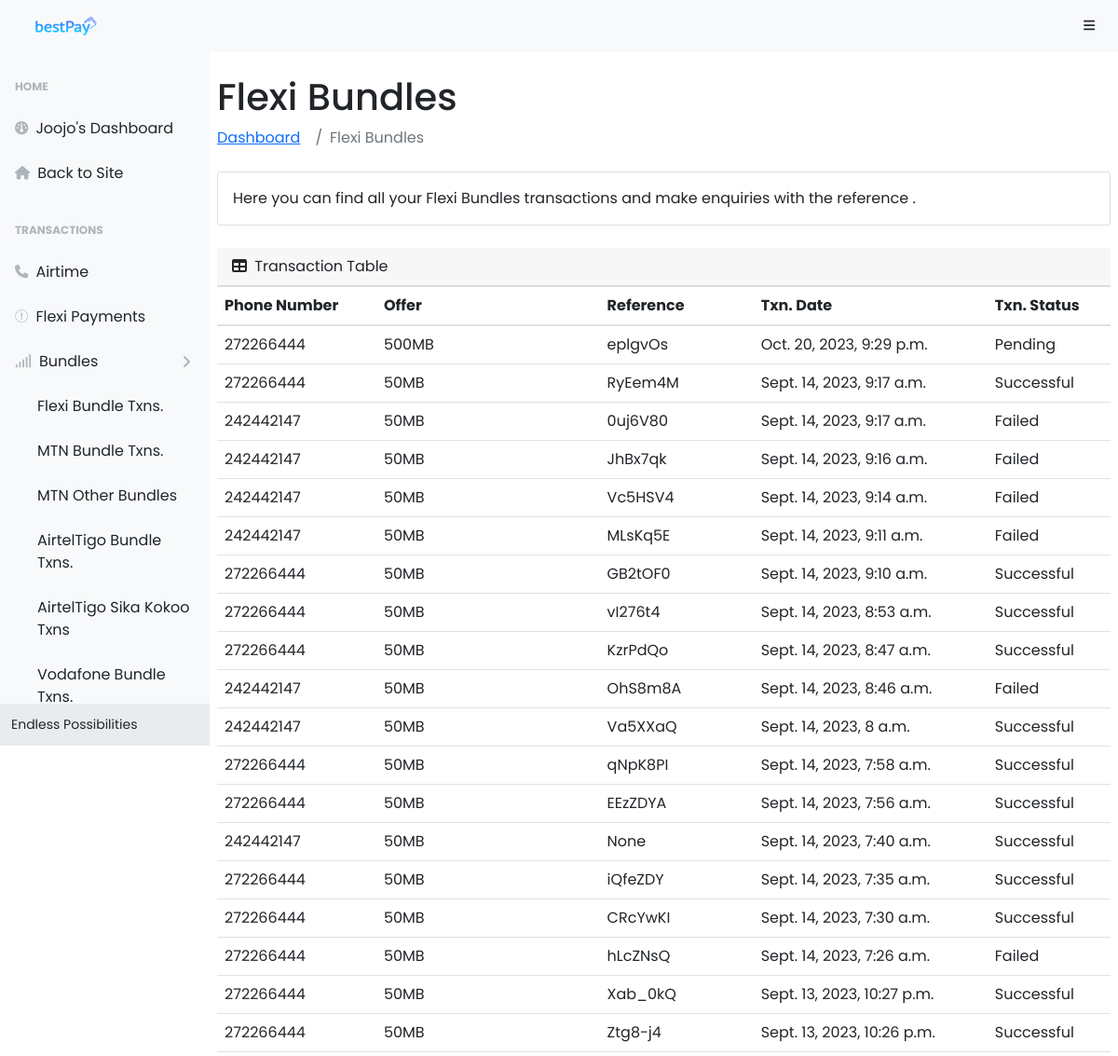
Page /dashboard/txn_table/ishare_bundles/ (signed in, upper part) on the earlier database version.
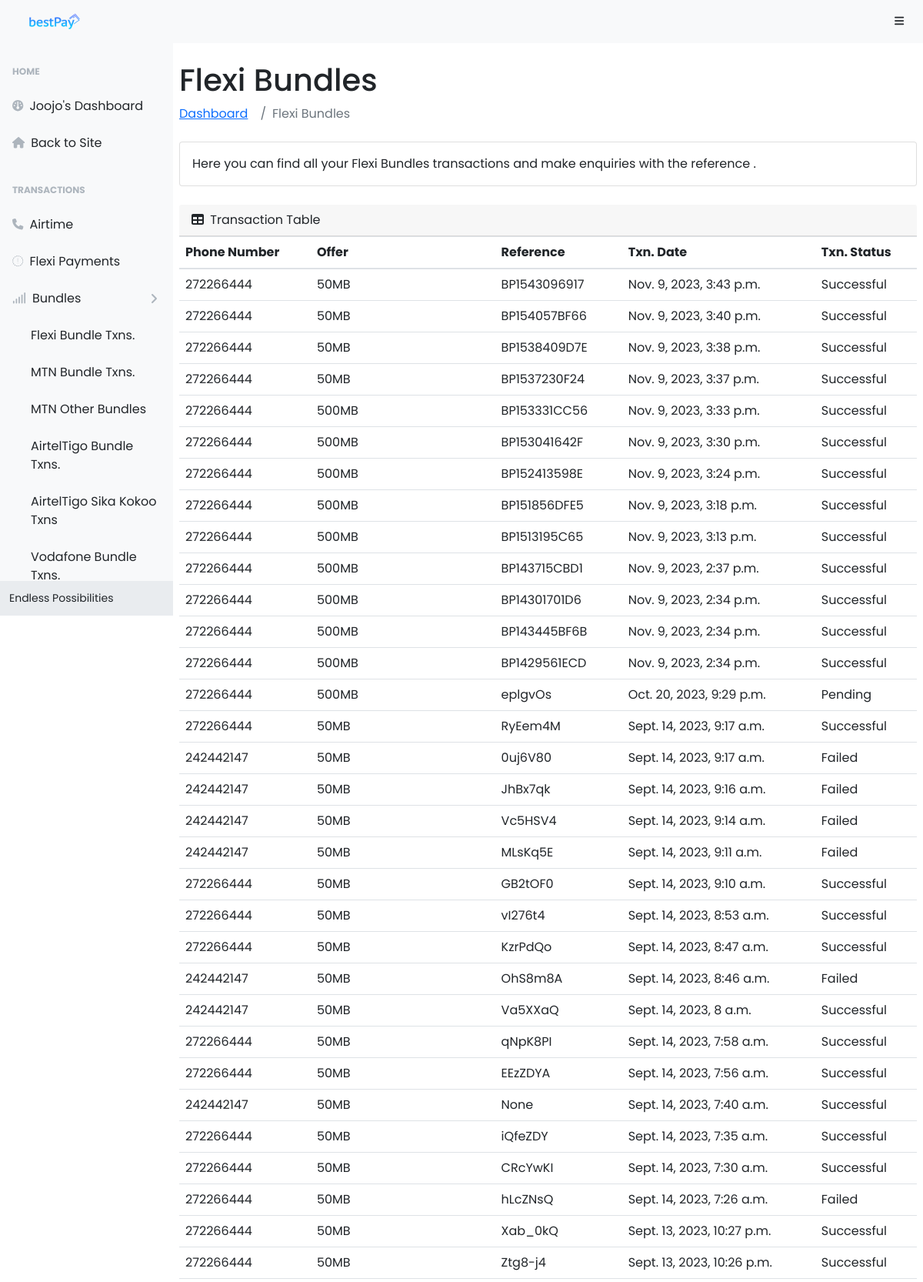
Same page on the later database version.
### bestPayApp/models.py (models this page shows, shortened)
class IShareBundleTransaction(models.Model):
    user = models.ForeignKey(CustomUser, on_delete=models.CASCADE)
    email = models.EmailField(max_length=250, null=False, blank=True)
    bundle_number = models.BigIntegerField(null=False, blank=False)
    offer = models.CharField(max_length=250, null=False, blank=False)
    batch_id = models.CharField(max_length=250, null=False, blank=False)
    message = models.CharField(max_length=250, null=True, blank=True)
    reference = models.CharField(max_length=20, null=True, blank=True)
    transaction_date = models.DateTimeField(auto_now_add=True)
    transaction_status = models.CharField(max_length=100, null=False)
    description = models.CharField(max_length=500, null=True, blank=True)

### bestPayApp/dashboard/dashboardViews.py (the view)
# urls.py: path("dashboard/txn_table/<str:keyword>/", dashboardViews.txn_table, name='txn_table'),
@login_required(login_url='login')
def txn_table(request, keyword):
    data = helper.data_needed_from_model(keyword, request.user)
    model_data = data["model_data"]
    heading = data["heading"]
    return render(request, 'dashboard/layouts/tables.html', context={'data': model_data, 'heading': heading})

### bestPayApp/templates/dashboard/layouts/tables.html (shortened to what this page needs)
{% extends 'dashboard/base.html' %}
    {% block content %}
        {% include 'dashboard/inc/navbar.html' %}
        <div id="layoutSidenav">
            {% include 'dashboard/inc/sideNav.html' %}
            <div id="layoutSidenav_content">
                <main>
                    <div class="container px-2">
                        <h1 class="mt-4">{{ heading }}</h1>
                        <ol style="background-color: transparent" class="breadcrumb mb-4">
                            <li class="breadcrumb-item"><a href="{% url 'user-dashboard' %}">Dashboard</a></li>
                            <li class="breadcrumb-item active">{{ heading }}</li>
                        </ol>
                        <div class="card mb-4">
                            <div class="card-body">
                                Here you can find all your {{ heading }} transactions and make enquiries with the reference
                                .
                            </div>
                        </div>
                        <div class="mb-4">
                            <div class="card-header">
                                <i class="fas fa-table me-1"></i>
                                Transaction Table
                            </div>
                            <div class="table-responsive">
                                <table class="table" id="table_id">
                                    <thead>
                                        <tr>
                                            <th>Phone Number</th>
                                            <th>Offer</th>
                                            <th>Reference</th>
                                            <th>Txn. Date</th>
                                            <th>Txn. Status</th>
                                        </tr>
                                    </thead>
                                    <tbody>
                                    {% for txn in data %}
                                        <tr>
                                            <td>{{ txn.bundle_number}}</td>
                                            <td>{{ txn.offer}}</td>
                                            <td>{{ txn.reference}}</td>
                                            <td>{{ txn.transaction_date}}</td>
                                            <td>{{ txn.transaction_status}}</td>
                                        </tr>
                                    {% endfor %}
                                    </tbody>
                                </table>
                            </div>
                        </div>
                    </div>
                </main>
            </div>
        </div>
    {% endblock %}

Differences in the rows shown:
added IShareBundleTransaction: bundle_number "272266444", offer "50MB", reference "BP1543096917", transaction_date "Nov. 9, 2023, 3:43 p.m.", transaction_status "Successful"
added IShareBundleTransaction: bundle_number "272266444", offer "50MB", reference "BP154057BF66", transaction_date "Nov. 9, 2023, 3:40 p.m.", transaction_status "Successful"
added IShareBundleTransaction: bundle_number "272266444", offer "50MB", reference "BP1538409D7E", transaction_date "Nov. 9, 2023, 3:38 p.m.", transaction_status "Successful"
added IShareBundleTransaction: bundle_number "272266444", offer "50MB", reference "BP1537230F24", transaction_date "Nov. 9, 2023, 3:37 p.m.", transaction_status "Successful"
added IShareBundleTransaction: bundle_number "272266444", offer "500MB", reference "BP153331CC56", transaction_date "Nov. 9, 2023, 3:33 p.m.", transaction_status "Successful"
added IShareBundleTransaction: bundle_number "272266444", offer "500MB", reference "BP153041642F", transaction_date "Nov. 9, 2023, 3:30 p.m.", transaction_status "Successful"
added IShareBundleTransaction: bundle_number "272266444", offer "500MB", reference "BP152413598E", transaction_date "Nov. 9, 2023, 3:24 p.m.", transaction_status "Successful"
added IShareBundleTransaction: bundle_number "272266444", offer "500MB", reference "BP151856DFE5", transaction_date "Nov. 9, 2023, 3:18 p.m.", transaction_status "Successful"
added IShareBundleTransaction: bundle_number "272266444", offer "500MB", reference "BP1513195C65", transaction_date "Nov. 9, 2023, 3:13 p.m.", transaction_status "Successful"
added IShareBundleTransaction: bundle_number "272266444", offer "500MB", reference "BP143715CBD1", transaction_date "Nov. 9, 2023, 2:37 p.m.", transaction_status "Successful"
added IShareBundleTransaction: bundle_number "272266444", offer "500MB", reference "BP14301701D6", transaction_date "Nov. 9, 2023, 2:34 p.m.", transaction_status "Successful"
added IShareBundleTransaction: bundle_number "272266444", offer "500MB", reference "BP143445BF6B", transaction_date "Nov. 9, 2023, 2:34 p.m.", transaction_status "Successful"
added IShareBundleTransaction: bundle_number "272266444", offer "500MB", reference "BP1429561ECD", transaction_date "Nov. 9, 2023, 2:34 p.m.", transaction_status "Successful"
